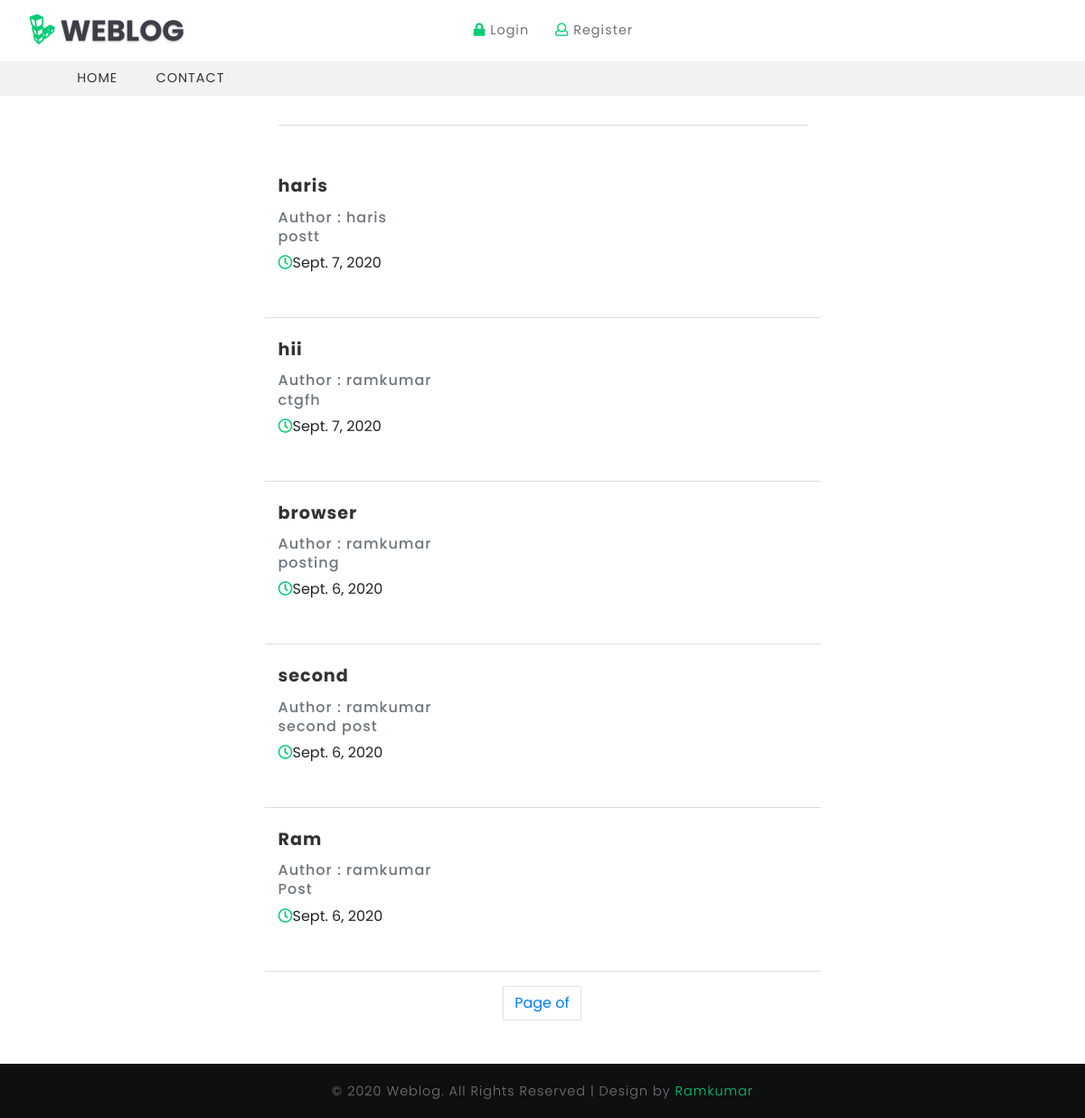
The page / on the database its author committed.
### blogweb/models.py (models this page shows, shortened)
class Post(models.Model):
    title = models.CharField(max_length=100)
    title_tag = models.CharField(max_length=100, default='')
    author = models.ForeignKey(User, on_delete=models.CASCADE)
    body = models.TextField(blank=True, null=True)
    publish_date = models.DateField(auto_now_add=True)

### blogweb/views.py (the view)
# urls.py: path('', HomeView.as_view(), name='home'),
class HomeView(ListView):
    model = Post
    template_name = 'index.html'
    context_object_name = 'posts'
    ordering = ['-id']

### templates/index.html (shortened to what this page needs)
{% extends 'base.html' %}
{% load static %}
{% block content %}
    <div class="row">
        <div class="col-md-3"></div>
        <div class="col-md-6">
            <div class="blog-girds-sec">
                <div class="row">
                    {% for post in posts %}
                        <div class="col-md-12 blog-grid-top">
                            <div class="b-grid-top">
                                <h3>
                                <a href="{% url 'post' post.id %}">{{ post.title }}</a>
                                </h3>
                                <h6 class="card-subtitle mb-2 text-muted">Author : {{ post.author }}</h6>
                                <h6 class="card-subtitle mb-2 text-muted">{{ post.body|safe|slice:':50' }}</h6>
                            </div>
                            <ul class="blog-icons">
                                <li>
                                    <i class="far fa-clock"></i>{{ post.publish_date }}
                                </li>
                            </ul>
                        </div>
                    {% endfor %}
                </div>
            </div>
        </div>
    </div>
    <div class="container mt-3">
        <div class="row">
            <div class="col-md-3"></div>
            <div class="col-md-6 ">
                <div class="pagination text-center justify-content-center">
                    <ul class="step-links">
                         <li class="page-item page-link">
                             Page {{ page_obj.number }} of {{ page_obj.paginator.num_pages }}
                         </li>
                    </ul>
                </div>
            </div>
            <div class="col-md-3"></div>
        </div>
    </div>
{% endblock %}

### static/blog/css/base.css (style rules this page uses)
html, body { margin: 0; font-size: 100%; font-family: 'Poppins', sans-serif; background: #fff; }
body a { color: #01CD74; text-decoration: none; transition: 0.5s all; -webkit-transition: 0.5s all; -moz-transition: 0.5s all; -o-transition: 0.5s all; -ms-transition: 0.5s all; }
h1, h2, h3, h4, h5, h6 { margin: 0; font-family: 'Poppins', sans-serif; letter-spacing:1px; }
ul { margin: 0; padding: 0; }
.b-grid-top { position: relative; }
.blog-grid-top h3,.two-blog2 h3,h5.card-title { font-size: 1.2em; margin: 1.2em 0 1em 0; font-weight: 700; }
.blog-grid-top h3 a,.two-blog2 h3 a,h5.card-title a { color: #333333; }
.blog-grid-top { border-bottom: 1px solid #ddd; padding-bottom: 3em; }
ul.blog-icons li { display: inline-block; margin-right: 20px; list-style:none; }
ul.blog-icons i { color: #01cd74; }
.blog-girds-sec { border-top: 1px solid #ddd; margin-top: 1em; padding-top: 2em; }

### rows shown on the page
Post: title "haris", author "haris", body "postt", publish_date "Sept. 7, 2020"
Post: title "hii", author "ramkumar", body "ctgfh", publish_date "Sept. 7, 2020"
Post: title "browser", author "ramkumar", body "posting", publish_date "Sept. 6, 2020"
Post: title "second", author "ramkumar", body "second post", publish_date "Sept. 6, 2020"
Post: title "Ram", author "ramkumar", body "Post", publish_date "Sept. 6, 2020"
